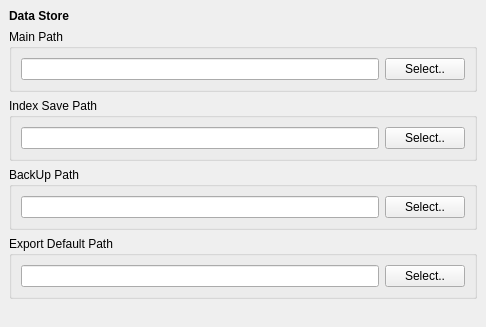
<?xml version="1.0" encoding="UTF-8"?>
<ui version="4.0">
 <class>PrefsDataStoreWidget</class>
 <widget class="QWidget" name="PrefsDataStoreWidget">
  <property name="geometry">
   <rect>
    <x>0</x>
    <y>0</y>
    <width>486</width>
    <height>327</height>
   </rect>
  </property>
  <layout class="QGridLayout">
   <property name="margin">
    <number>9</number>
   </property>
   <property name="spacing">
    <number>6</number>
   </property>
   <item row="1" column="0">
    <widget class="QGroupBox" name="groupBox">
     <property name="title">
      <string>Main Path</string>
     </property>
     <layout class="QGridLayout">
      <property name="margin">
       <number>9</number>
      </property>
      <property name="spacing">
       <number>6</number>
      </property>
      <item row="0" column="1">
       <widget class="QPushButton" name="mainSelBtn">
        <property name="toolTip">
         <string>Background color of the NULL value cell</string>
        </property>
        <property name="text">
         <string>Select..</string>
        </property>
       </widget>
      </item>
      <item row="0" column="0">
       <widget class="QLineEdit" name="mainPath">
        <property name="toolTip">
         <string>Text to be used as a NULL mark</string>
        </property>
        <property name="text">
         <string/>
        </property>
       </widget>
      </item>
     </layout>
    </widget>
   </item>
   <item row="2" column="0">
    <widget class="QGroupBox" name="groupBox_2">
     <property name="title">
      <string>Index Save Path</string>
     </property>
     <layout class="QGridLayout">
      <property name="margin">
       <number>9</number>
      </property>
      <property name="spacing">
       <number>6</number>
      </property>
      <item row="0" column="1">
       <widget class="QPushButton" name="indexSelBtn">
        <property name="toolTip">
         <string>Background color of the BLOB value cell</string>
        </property>
        <property name="text">
         <string>Select..</string>
        </property>
       </widget>
      </item>
      <item row="0" column="0">
       <widget class="QLineEdit" name="indexPath">
        <property name="toolTip">
         <string>Text to be used as a BLOB mark</string>
        </property>
        <property name="text">
         <string/>
        </property>
       </widget>
      </item>
     </layout>
    </widget>
   </item>
   <item row="0" column="0">
    <widget class="QLabel" name="titleLabel">
     <property name="font">
      <font>
       <weight>75</weight>
       <bold>true</bold>
      </font>
     </property>
     <property name="text">
      <string>Data Store</string>
     </property>
    </widget>
   </item>
   <item row="3" column="0">
    <widget class="QGroupBox" name="groupBox_3">
     <property name="title">
      <string>BackUp Path</string>
     </property>
     <layout class="QGridLayout" name="gridLayout">
      <item row="0" column="0">
       <widget class="QLineEdit" name="backPath"/>
      </item>
      <item row="0" column="1">
       <widget class="QPushButton" name="backSelBtn">
        <property name="text">
         <string>Select..</string>
        </property>
       </widget>
      </item>
     </layout>
    </widget>
   </item>
   <item row="4" column="0">
    <widget class="QGroupBox" name="groupBox_4">
     <property name="title">
      <string>Export Default Path</string>
     </property>
     <layout class="QGridLayout" name="gridLayout_2">
      <item row="0" column="0">
       <widget class="QLineEdit" name="exportPath"/>
      </item>
      <item row="0" column="1">
       <widget class="QPushButton" name="exportSelBtn">
        <property name="text">
         <string>Select..</string>
        </property>
       </widget>
      </item>
     </layout>
    </widget>
   </item>
   <item row="5" column="0">
    <spacer name="verticalSpacer">
     <property name="orientation">
      <enum>Qt::Vertical</enum>
     </property>
     <property name="sizeHint" stdset="0">
      <size>
       <width>20</width>
       <height>40</height>
      </size>
     </property>
    </spacer>
   </item>
  </layout>
 </widget>
 <resources/>
 <connections/>
</ui>
